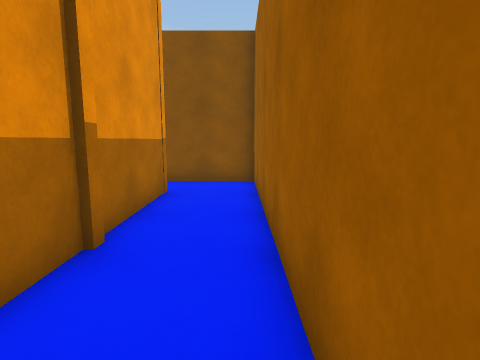
view 1 (above)

20 first-person views from a walk through a 3-D level made in the Unity game engine. The camera is 1.4 m above the floor, tilts 8° down and sees 80° across. The floor is counted in squares, 1 m on a side. Each view is taken from the middle of a square. On the plan, view 1 faces up. The plan holds only what a view shows up to about 14 squares ahead; the rest is blank. The place goes on beyond the plan. The player is left out.

view 2
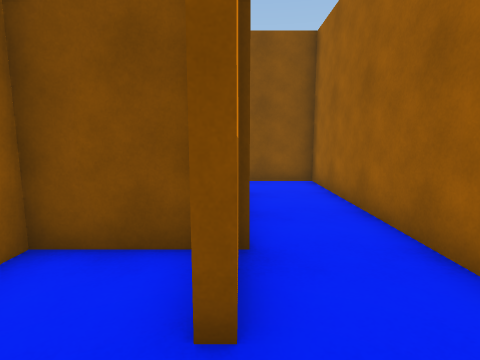

view 3
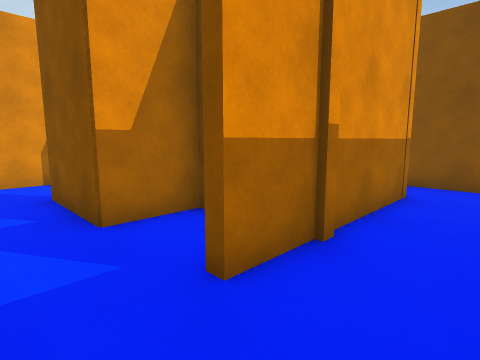

view 4
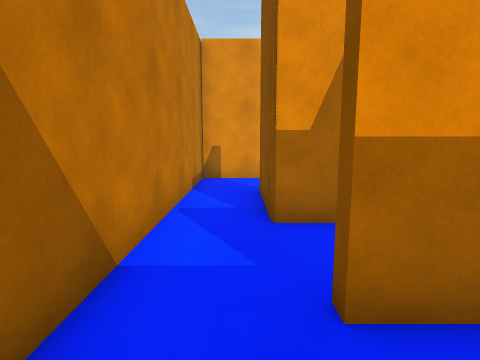

view 5
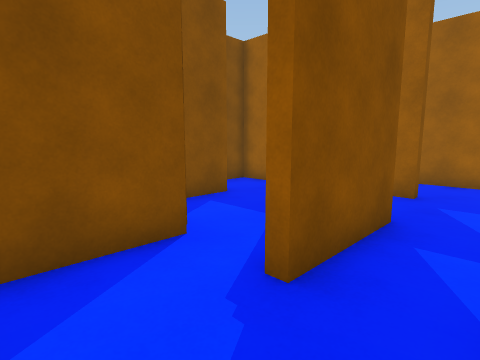

view 6
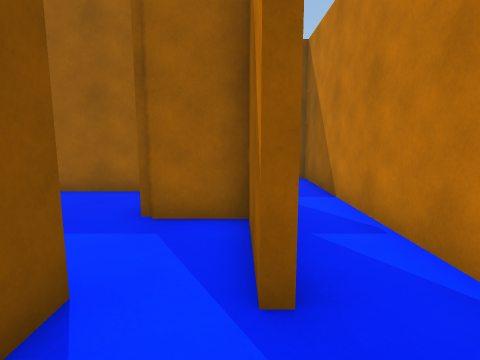

view 7
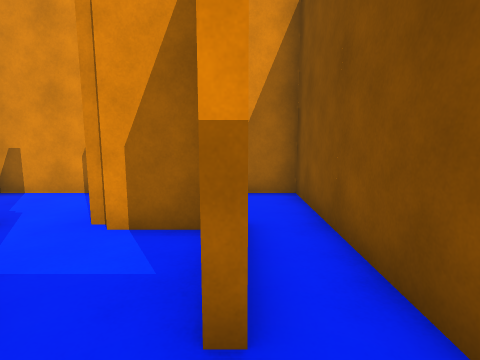

view 8
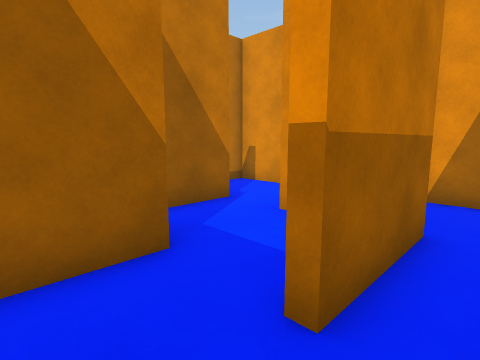

view 9
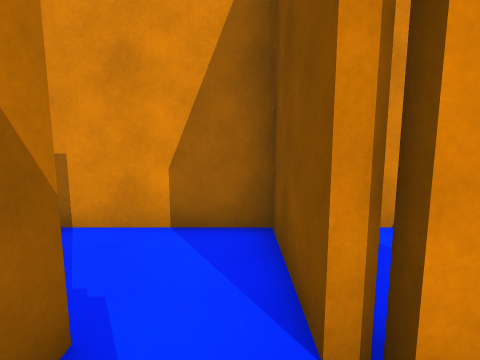

view 10
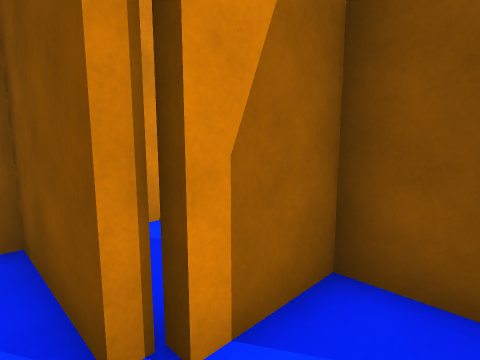

view 11
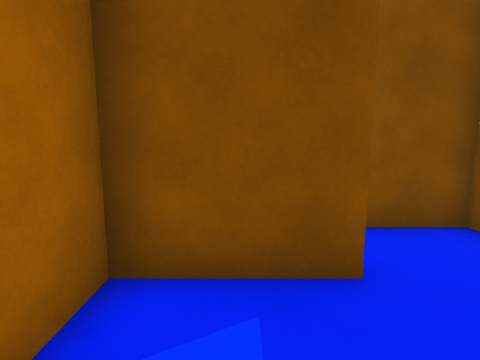

view 12
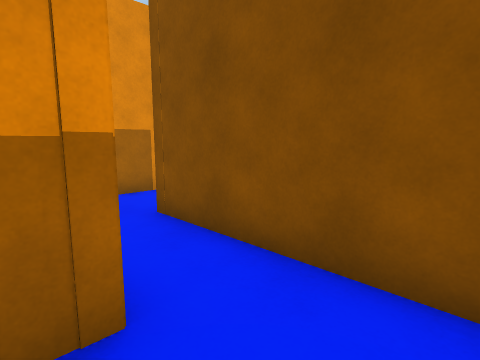

view 13
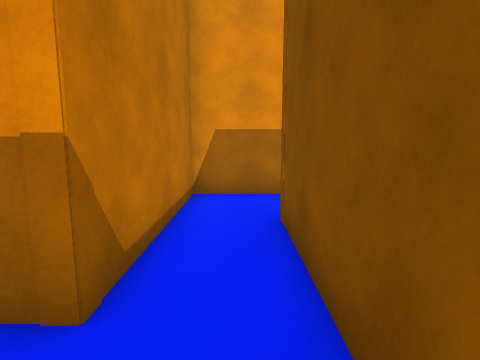

view 14
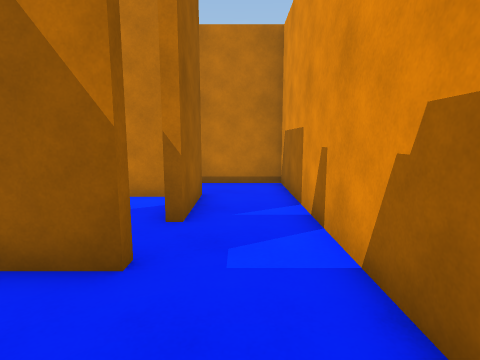

view 15
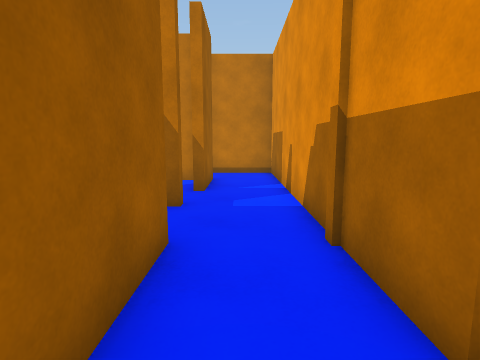

view 16
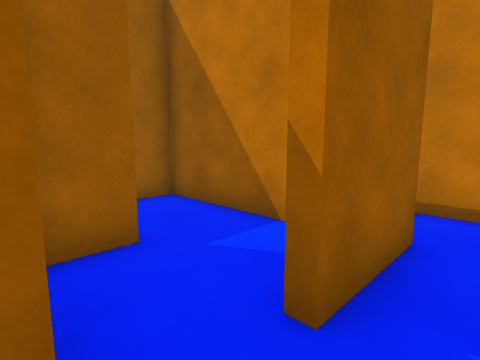

view 17
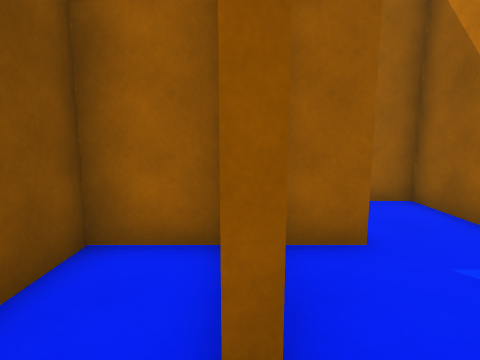

view 18
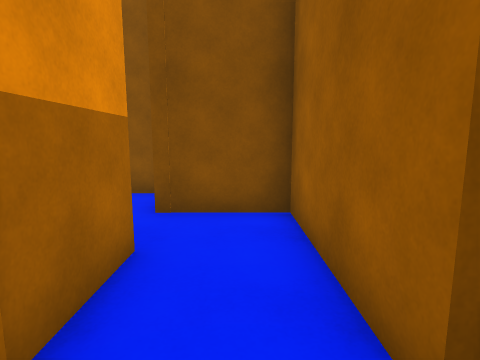

view 19
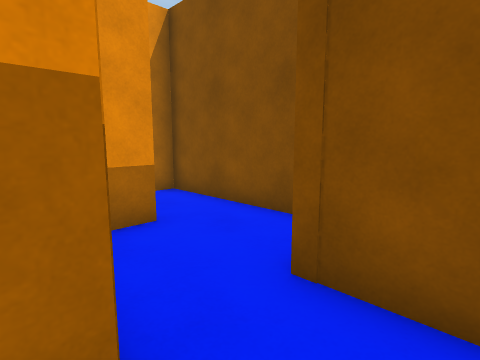

view 20
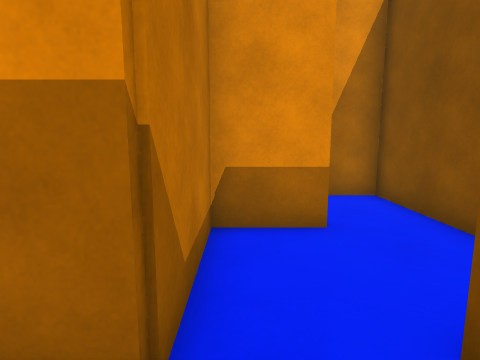

### Floor plan
Points are (right, up) in squares from view 1. A wall is a line through its corners. A room is listed if a view was taken in it or the views show most of it. See-through windows are left out.
Room 1 (views 1, 3, 4, 12, 13)
walls: (-2, 7.8) (-2, 1.8); (-1.5, -0.4) (0.5, -0.4) (0.5, 9.7) (-1.5, 9.7)
ways out: opening at (-2, 0.5) to room 2; opening at (-2, 9) to room 8
Room 2 (views 2, 5, 6)
walls: (-7.9, 1.8) (-6.5, 1.8); (-7.5, 3.5) (-10.5, 3.5) (-10.5, -0.4); (-7.3, 3.9) (-7.8, 3.9); (-2.3, 1.8) (-2.3, 2.4); (-2.5, 3.5) (-4.7, 3.5) (-4.7, 1.5) (-7.9, 1.5); (-10.9, -0.4) (-1.5, -0.4)
ways out: opening at (-2, 0.5) to room 1; opening at (-7, 3) to room 4
Room 3 (views 7, 8)
walls: (-7.9, 6.1) (-4.8, 6.1); (-2.3, 5.6) (-2.3, 7.5) (-10.5, 7.5) (-10.5, 5.2)
ways out: opening at (-3.5, 6) to room 10
Room 4 (views 9, 10, 11)
walls: (-6.5, 1.8) (-5, 1.8) (-5, 3.8)
ways out: opening at (-7, 3) to room 2; opening at (-6, 4) to room 9
Room 5 (views 14, 15, 16, 17, 18, 19, 20)
walls: (-5, 16.1) (-5, 20.4) (-6.4, 20.4); (-4.8, 14.1) (-3.4, 14.1); (-7.3, 18.5) (-7.3, 13.5); (-2.3, 14.2) (-2.3, 16) (-3.8, 16)
ways out: opening at (-5.5, 14) to room 6; opening at (-7.5, 19.5) to room 7
Room 6 (no view inside)
walls: (-2.3, 12.2) (-2.3, 13.5); (-5, 12.2) (-4.6, 12.2); (-4.4, 10) (0.5, 10) (0.5, 11.1); (-7.3, 13.5) (-7.3, 12.5)
ways out: opening at (-5.5, 14) to room 5; opening at (-6, 12) to room 8
Room 7 (no view inside)
walls: (-10.5, 20.5) (-10.5, 18.5) (-7.3, 18.5); (-8.2, 22.5) (-10.4, 22.5); (-6.4, 20.4) (-7.8, 20.4)
ways out: opening at (-7.5, 19.5) to room 5; opening at (-11, 21.5)
Room 8 (no view inside)
walls: (-1.5, 9.7) (-5, 9.7) (-5, 12.2); (-7.3, 12.5) (-7.3, 7.8) (-2, 7.8)
ways out: opening at (-2, 9) to room 1; opening at (-6, 12) to room 6
Room 9 (no view inside)
walls: (-4.6, 5.8) (-7.3, 5.8) (-7.3, 3.9)
ways out: opening at (-6, 4) to room 4; opening at (-5, 5) to room 10
Room 10 (no view inside)
walls: (-5, 3.8) (-3.1, 3.8); (-2.3, 4.6) (-2.3, 5.6)
ways out: opening at (-3.5, 6) to room 3; opening at (-5, 5) to room 9

Where each view was taken, in squares from view 1:
view 1: 0 up, 0 right, facing up
view 2: 0 up, 2 left, facing up
view 3: 0 up, 0 right, facing up-left
view 4: 1 up, 0 right, facing left
view 5: 0 up, 10 left, facing up-right
view 6: 2 up, 10 left, facing right
view 7: 6 up, 3 left, facing left
view 8: 7 up, 3 left, facing down-left
view 9: 3 up, 6 left, facing left
view 10: 3 up, 6 left, facing up-left
view 11: 3 up, 6 left, facing up
view 12: 7 up, 0 right, facing up-left
view 13: 9 up, 0 right, facing left
view 14: 17 up, 6 left, facing down
view 15: 20 up, 6 left, facing down
view 16: 14 up, 6 left, facing down-right
view 17: 14 up, 6 left, facing right
view 18: 15 up, 6 left, facing up
view 19: 18 up, 6 left, facing up-left
view 20: 19 up, 6 left, facing left
